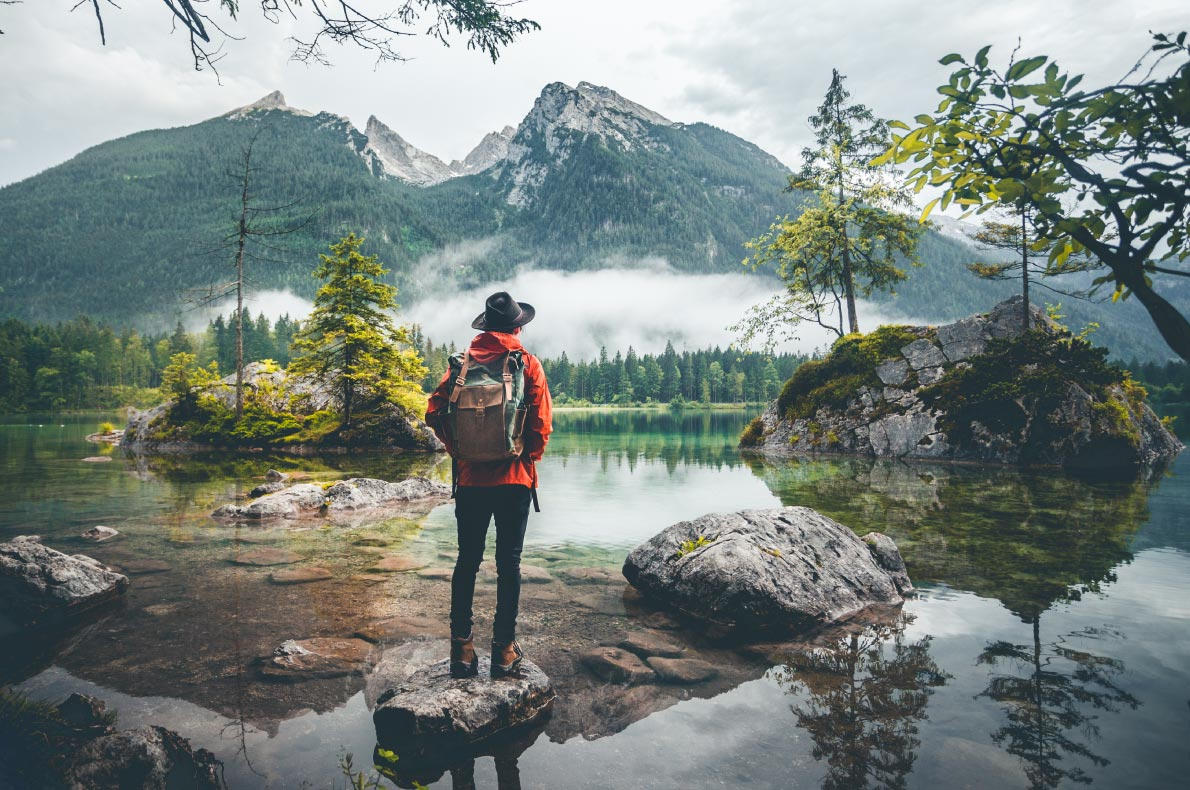
#> input picture images.jpg, 1190 x 790 px
$ python lab_8.py
#> lines starting #> are read from the running program, lines starting #| are printed output that depends on the picture; after the words box and inside, x2 and y2 are one past the last pixel; in counts of white or black regions, pixels touching at a corner belong together
# Display following image operation in MATLAB/Python - i) Threshold
# image ii) Power enhance contract image iii) High pass image.

import cv2
import numpy as np
import matplotlib.pyplot as plt

# Read original image
img_color = cv2.imread(r"images.jpg")
#> img_color is the input picture: shape (790, 1190, 3); mean B, G, R 127.2, 131.5, 121.8

# Convert to grayscale
img_gray = cv2.cvtColor(img_color, cv2.COLOR_BGR2GRAY)

# i) Threshold Image
_, threshold = cv2.threshold(img_gray, 127, 255, cv2.THRESH_BINARY)
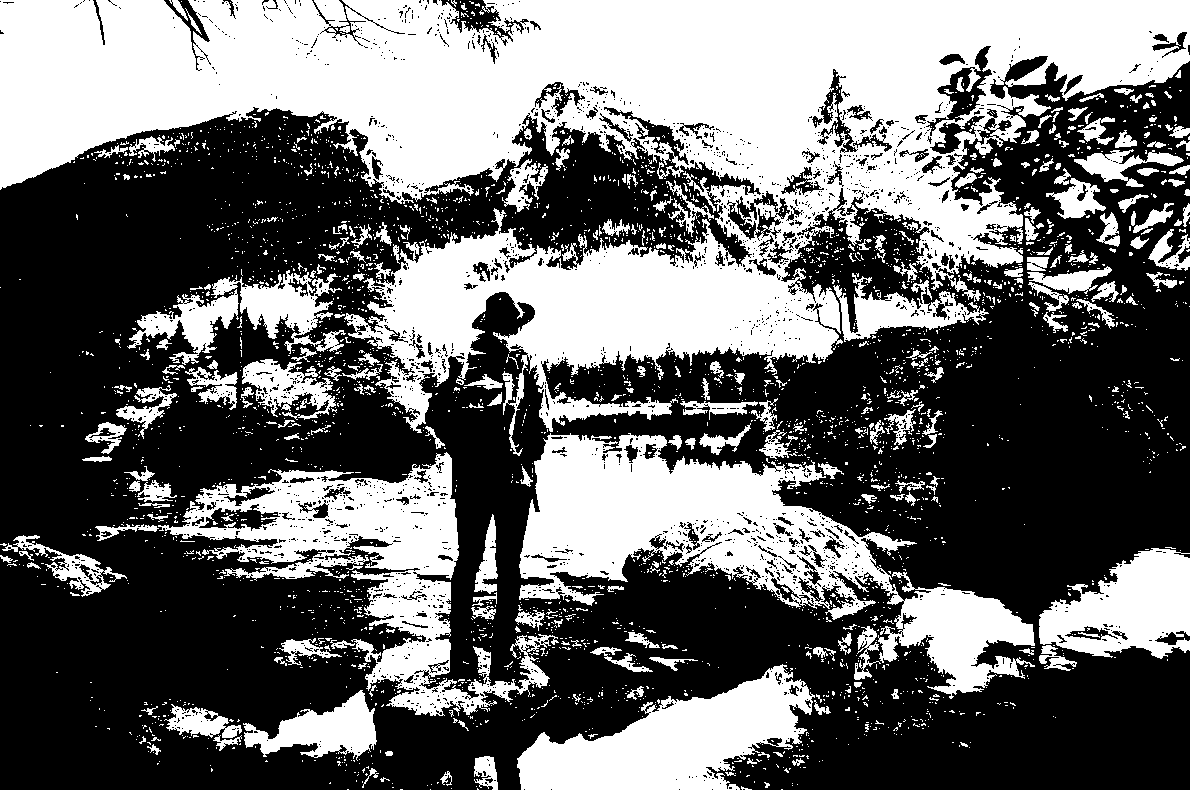
#> threshold: shape (790, 1190); 42% white; 3245 white regions (2948 under 20 px), largest, box (x1, y1, x2, y2) and area: (0, 0, 1190, 456) 224840, (519, 433, 1035, 699) 45472, (158, 452, 559, 716) 29699

# ii) Power-law Enhancement
gamma = 0.5

normalized = img_gray / 255.0
power_img = np.power(normalized, gamma)
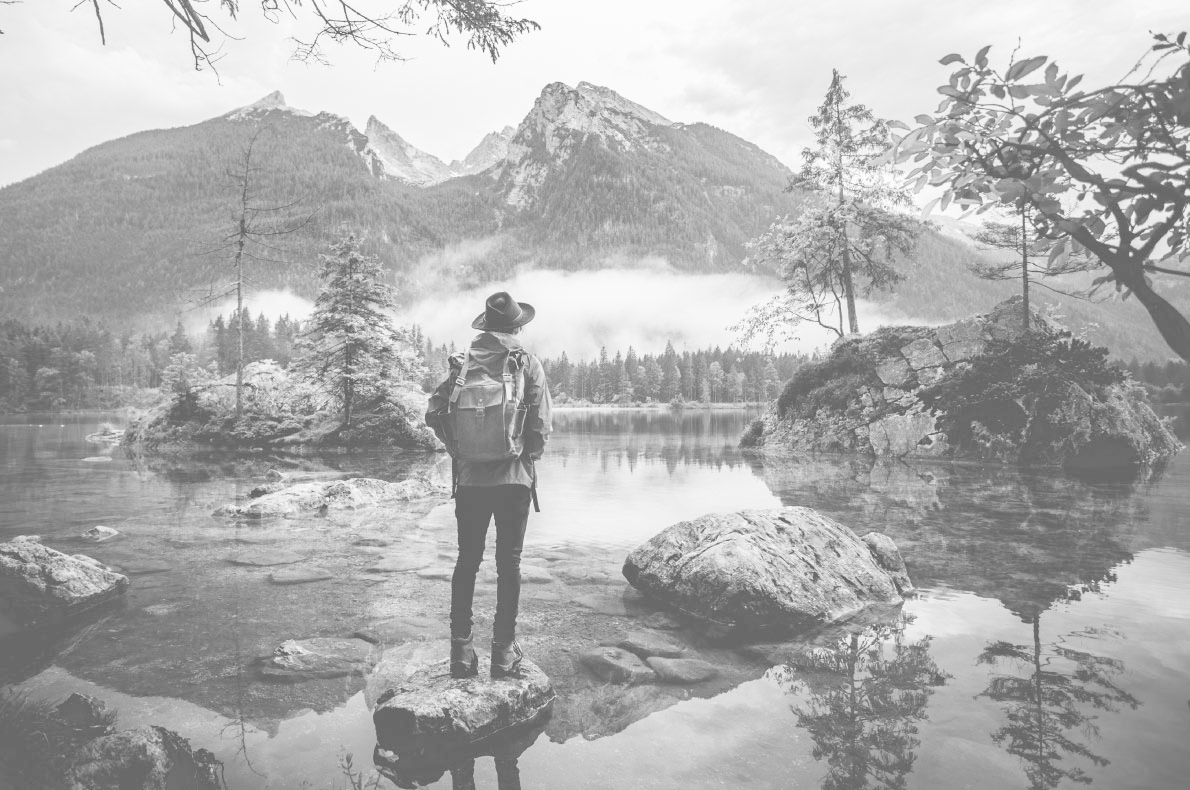
#> power_img: shape (790, 1190) float64; min 0.313, max 1, mean 0.687
power_img = np.uint8(power_img * 255)

# iii) High-pass Image
blur = cv2.GaussianBlur(img_gray, (5, 5), 0)
high_pass = cv2.subtract(img_gray, blur)
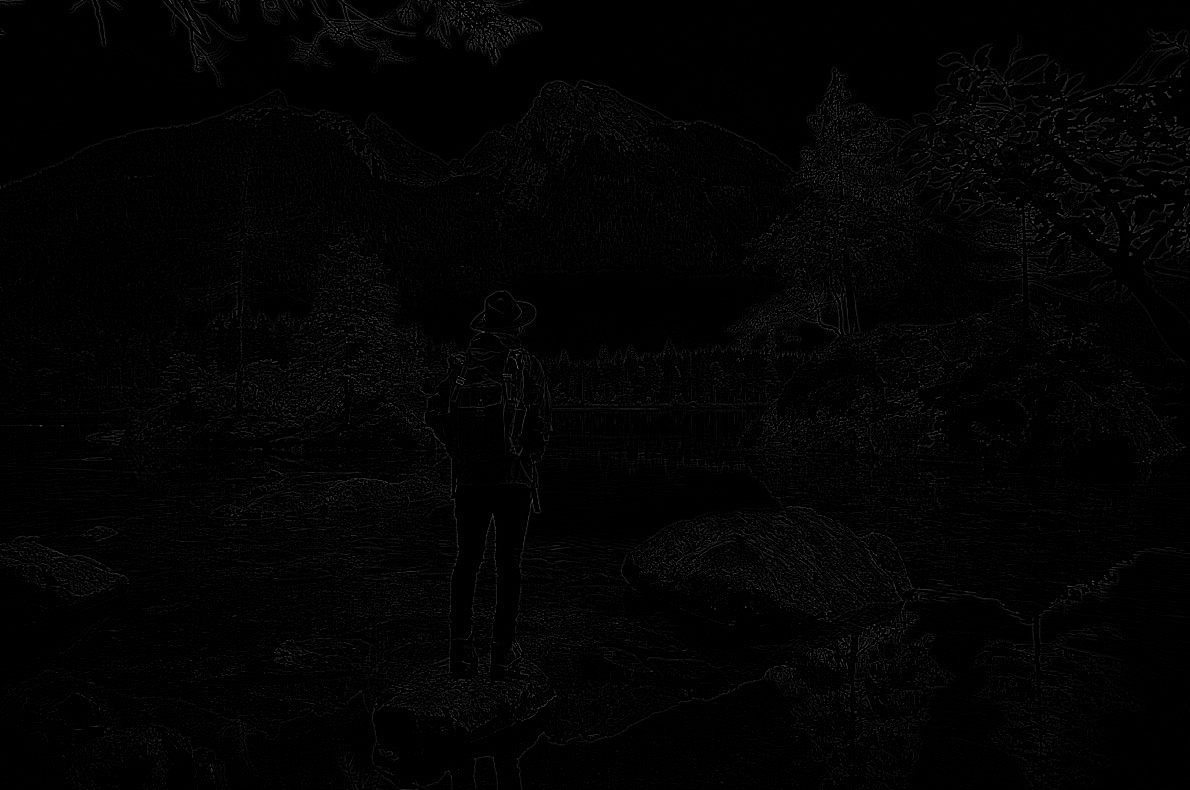
#> high_pass: shape (790, 1190); min 0, max 118, mean 2.9

# Display
plt.figure(figsize=(12, 8))

# Original
plt.subplot(2, 2, 1)
plt.imshow(cv2.cvtColor(img_color, cv2.COLOR_BGR2RGB))
plt.title("Original Image")
plt.axis("off")

# Threshold
plt.subplot(2, 2, 2)
plt.imshow(threshold, cmap="gray")
plt.title("Threshold Image")
plt.axis("off")

# Power-law
plt.subplot(2, 2, 3)
plt.imshow(power_img, cmap="gray")
plt.title("Power-law Enhanced Image")
plt.axis("off")

# High-pass
plt.subplot(2, 2, 4)
plt.imshow(high_pass, cmap="gray")
plt.title("High-pass Image")
plt.axis("off")

plt.tight_layout()
plt.show()
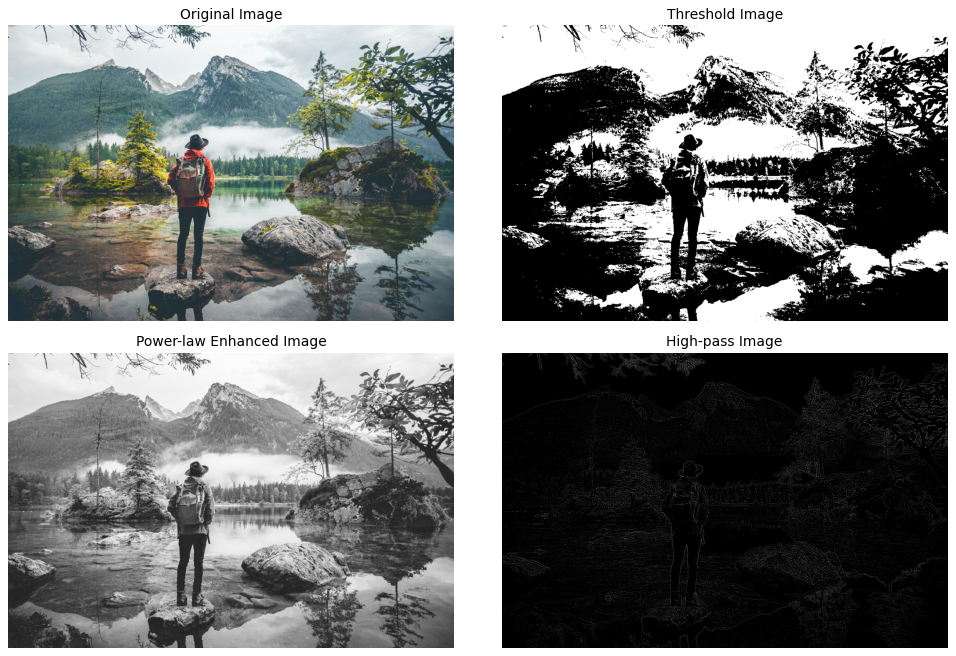
#> figure drawn by matplotlib, 4 panels

$ run again, with rice.tif saved as images.jpg
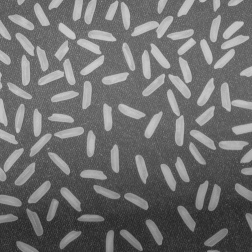
#> input picture rice.tif, 252 x 252 px
#> img_color is the input picture: shape (252, 252, 3); min 34, max 208, mean 110.9
#> `_, threshold = cv2.threshold(img_gray, 127, 255, cv2.THRESH_BINARY)`:
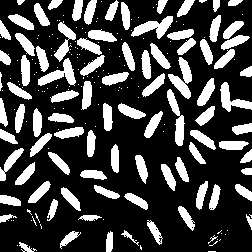
#> threshold: shape (252, 252); 26.6% white; 206 white regions (117 under 20 px), largest, box (x1, y1, x2, y2) and area: (168, 57, 192, 99) 457, (131, 16, 173, 39) 437, (38, 58, 76, 86) 431
#> `high_pass = cv2.subtract(img_gray, blur)`:
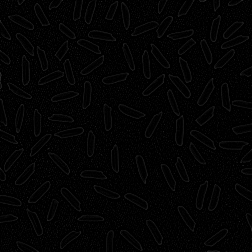
#> high_pass: shape (252, 252); min 0, max 43, mean 3.4
